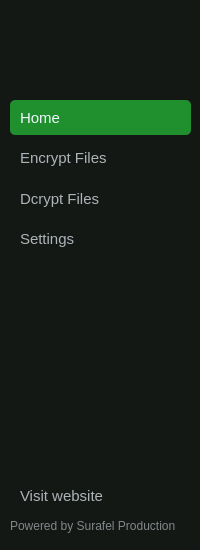
         <widget class="QWidget" name="widget_4" native="true">
          <property name="maximumSize">
           <size>
            <width>200</width>
            <height>550</height>
           </size>
          </property>
          <property name="styleSheet">
           <string notr="true">QWidget {
background: #141815;
}
QPushButton {
		text-align:left;
color:rgba(240, 247, 255,0.7);
         font-size:15px;
		padding-left: 15px;
padding: 7px 10px;
border:none
}
QPushButton:checked {
background-color: rgba(32,144,46,1);
border-radius:5px;
color:rgba(240, 247, 255, 1);

}
QPushButton:hover {
background-color:rgba(240, 247, 255,0.1);
}</string>
          </property>
          <widget class="QLabel" name="label_13">
           <property name="geometry">
            <rect>
             <x>10</x>
             <y>510</y>
             <width>181</width>
             <height>31</height>
            </rect>
           </property>
           <property name="styleSheet">
            <string notr="true">color:rgba(240, 247, 255,0.5);</string>
           </property>
           <property name="text">
            <string>Powered by Surafel Production</string>
           </property>
          </widget>
          <widget class="QPushButton" name="visit_website_btn">
           <property name="geometry">
            <rect>
             <x>10</x>
             <y>480</y>
             <width>179</width>
             <height>31</height>
            </rect>
           </property>
           <property name="maximumSize">
            <size>
             <width>16777215</width>
             <height>40</height>
            </size>
           </property>
           <property name="styleSheet">
            <string notr="true"/>
           </property>
           <property name="text">
            <string>Visit website</string>
           </property>
           <property name="icon">
            <iconset>
             <normaloff>:/icons/src/icons/links-line.png</normaloff>:/icons/src/icons/links-line.png</iconset>
           </property>
           <property name="checkable">
            <bool>false</bool>
           </property>
           <property name="autoExclusive">
            <bool>true</bool>
           </property>
          </widget>
          <widget class="QWidget" name="layoutWidget_4">
           <property name="geometry">
            <rect>
             <x>10</x>
             <y>100</y>
             <width>181</width>
             <height>156</height>
            </rect>
           </property>
           <layout class="QVBoxLayout" name="verticalLayout_2">
            <item>
             <widget class="QPushButton" name="homepage_btn">
              <property name="maximumSize">
               <size>
                <width>16777215</width>
                <height>40</height>
               </size>
              </property>
              <property name="mouseTracking">
               <bool>true</bool>
              </property>
              <property name="styleSheet">
               <string notr="true"/>
              </property>
              <property name="text">
               <string>Home</string>
              </property>
              <property name="icon">
               <iconset resource="src/resources.qrc">
                <normaloff>:/icons/icons/home.png</normaloff>:/icons/icons/home.png</iconset>
              </property>
              <property name="checkable">
               <bool>true</bool>
              </property>
              <property name="checked">
               <bool>true</bool>
              </property>
              <property name="autoExclusive">
               <bool>true</bool>
              </property>
             </widget>
            </item>
            <item>
             <widget class="QPushButton" name="encryptpage_btn">
              <property name="maximumSize">
               <size>
                <width>16777215</width>
                <height>40</height>
               </size>
              </property>
              <property name="styleSheet">
               <string notr="true"/>
              </property>
              <property name="text">
               <string>Encrypt Files</string>
              </property>
              <property name="icon">
               <iconset resource="src/resources.qrc">
                <normaloff>:/icons/icons/lock.png</normaloff>:/icons/icons/lock.png</iconset>
              </property>
              <property name="checkable">
               <bool>true</bool>
              </property>
              <property name="autoExclusive">
               <bool>true</bool>
              </property>
             </widget>
            </item>
            <item>
             <widget class="QPushButton" name="dcryptpage_btn">
              <property name="maximumSize">
               <size>
                <width>16777215</width>
                <height>40</height>
               </size>
              </property>
              <property name="styleSheet">
               <string notr="true"/>
              </property>
              <property name="text">
               <string>Dcrypt Files</string>
              </property>
              <property name="icon">
               <iconset resource="src/resources.qrc">
                <normaloff>:/icons/icons/unlock.png</normaloff>:/icons/icons/unlock.png</iconset>
              </property>
              <property name="checkable">
               <bool>true</bool>
              </property>
              <property name="autoExclusive">
               <bool>true</bool>
              </property>
             </widget>
            </item>
            <item>
             <widget class="QPushButton" name="helppage_btn">
              <property name="maximumSize">
               <size>
                <width>16777215</width>
                <height>40</height>
               </size>
              </property>
              <property name="styleSheet">
               <string notr="true"/>
              </property>
              <property name="text">
               <string>Settings</string>
              </property>
              <property name="icon">
               <iconset resource="src/resources.qrc">
                <normaloff>:/icons/icons/settings-3-line.png</normaloff>:/icons/icons/settings-3-line.png</iconset>
              </property>
              <property name="checkable">
               <bool>true</bool>
              </property>
              <property name="autoExclusive">
               <bool>true</bool>
              </property>
             </widget>
            </item>
           </layout>
          </widget>
         </widget>
